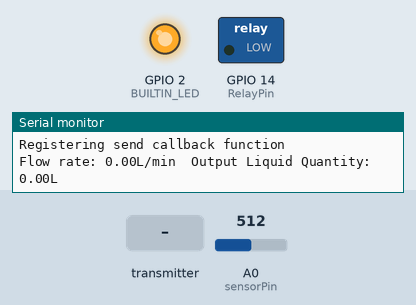
Recording of a sketch running on a simulated ESP8266 (NodeMCU). Parts: switched loads named in the sketch (green lamp = pin HIGH), output pins drawn as LEDs (lit = HIGH, except the on-board LED, lit = LOW), the last lines printed to the serial monitor. Inputs (shaded band) come from the test bench; at power-on: A0 (sensorPin) = 512.

Above: at 1.2 s.
1.3 s: A0 (sensorPin) set to 349
4.3 s: A0 (sensorPin) set to 323
At 7.2 s:
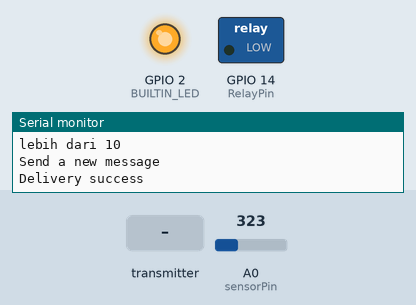
7.3 s: the transmitter starts sending offsite1 = 0
At 10.2 s:
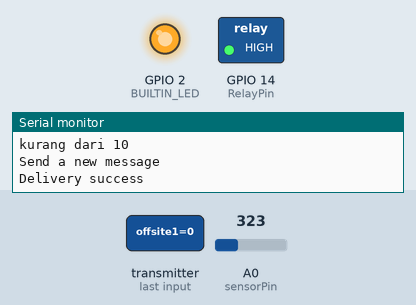
10.3 s: the transmitter starts sending offsite7 = 25
At 13.2 s:
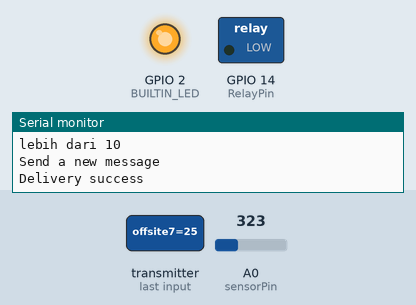
13.3 s: the transmitter starts sending offsite7 = 0
At 16.7 s:
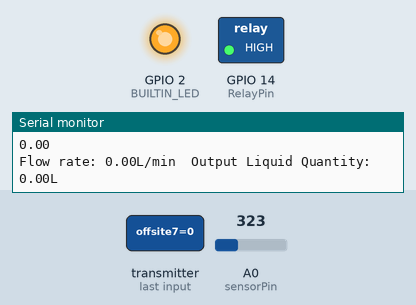
Timing chart, 0 to 17.3 s (numbered marks = the images above; inputs shaded):
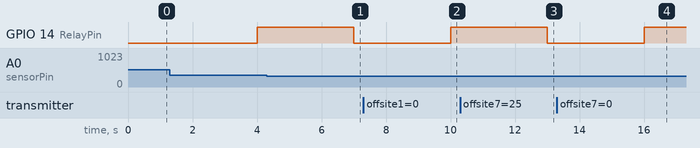

Measured:
- after the input at 4.3 s, GPIO 14 (RelayPin): HIGH → LOW after 2.7 s
- after the input at 7.3 s, GPIO 14 (RelayPin): LOW → HIGH after 2.7 s
- after the input at 10.3 s, GPIO 14 (RelayPin): HIGH → LOW after 2.7 s
- after the input at 13.3 s, GPIO 14 (RelayPin): LOW → HIGH after 2.7 s

The sketch:

KAUSTIK.ino
```cpp
/**
  ESP-NOW
  Sender developed by hanif
*/

#include <Arduino.h>
#include <ESP8266WiFi.h>
#include <espnow.h>
#include <SPI.h>
#include <Wire.h>
#include <EEPROM.h>
#include <FS.h>
//#include "DFRobot_PH.h"

#define BUILTIN_LED 2
#define SENSOR  13
#define pinlvkaustik 5
#define sensorPin A0
#define RelayPin 14
int read_value = 0;
float regresi = 0, a = 0, b = 0, c = 0;
float voltage, sensorValue, pH, phValue, phRe, temperature = 25, phb1 = 7.00, phb2 = 10.01, phv1 = 496, phv2 = 333;
float offsite1back, offsite2back, offsite3back, offsite4back, offsite5back = 1, offsite6back = 1, offsite7back = 1;

uint8_t MACmaster[] = { 0x30, 0xc6, 0xf7, 0x2f, 0xa6, 0x30 };
unsigned int readingId = 0;
int BOARD_ID = 3;//BOARD ID>>>>>>>>>>>>
typedef struct epal { // data isinya PH debit dan status dosing
  int id;
  float ph1;
  int valve1;
  int valve1a;
  float flow1;

  float do2;
  float suhu2;

  int dosing3;
  float ph3;
  float flow3;

  int dosing4;
  float ph4;

  int dosing5;
  int dosing5a;

  int level6;
  int level7;
  int level8;
  int level9;
} epal;
epal myepal;

typedef struct feedbackepal { // data isinya PH debit dan status dosing
  float offsite1;
  float offsite2;
  float offsite3;
  float offsite4;
  float offsite5;
  float offsite6;
  float offsite7;
} feedbackepal;
feedbackepal myfeedbackepal;

long currentMillis = 0;
long previousMillis = 0;
long previousMillis2 = 0;
long previousMillis3 = 0;
int interval = 1000;
int Liquid_levelka;
boolean ledState = LOW;
float calibrationFactor = 4.5;
volatile int pulseCount;
//byte sensorInterrupt = 13; // GPIO13
byte pulse1Sec = 0;
float flowRate;
unsigned long flowMilliLitres;
unsigned int totalMilliLitres;
float flowLitres;
float totalLitres;
float totalflowfloat;
String totalflow;
int h;

void onSent(uint8_t *mac1, uint8_t sendStatus) {
  int i;
  if (sendStatus == 0) {
    Serial.println("Delivery success");
    digitalWrite(BUILTIN_LED, LOW);
    i = 0;
  }
  else {
    Serial.println("Delivery fail");
    digitalWrite(BUILTIN_LED, HIGH);
  }
}
void OnRecv(uint8_t * mac, uint8_t *data_feedbackepal, uint8_t len) {
  memcpy(&myfeedbackepal, data_feedbackepal , sizeof(myfeedbackepal));
  Serial.print("Bytes received: ");
  Serial.println(len);
  offsite1back = myfeedbackepal.offsite1;//ph1
  offsite2back = myfeedbackepal.offsite2;//flow1
  offsite3back = myfeedbackepal.offsite3;//do2
  offsite4back = myfeedbackepal.offsite4;//suhu2
  offsite5back = myfeedbackepal.offsite5;//ph3
  offsite6back = myfeedbackepal.offsite6;//flow3
  offsite7back = myfeedbackepal.offsite7;//ph4
  Serial.println(offsite1back);
  Serial.println(offsite2back);
  Serial.println(offsite3back);
  Serial.println(offsite4back);
  Serial.println(offsite5back);
  Serial.println(offsite6back);
  Serial.println(offsite7back);
}

// void IRAM_ATTR pulseCounter()
// {
//   pulseCount++;
// }

void setup() {
  Serial.begin(115200);
  // if (!SPIFFS.begin()) {
  //   Serial.println("An Error has occurred while mounting SPIFFS");
  //   return;
  // } else {
  //   Serial.println("SPIFFS oke");
  // }
  WiFi.mode(WIFI_STA);
  // Get Mac Add
  Serial.print("Mac Address: ");
  Serial.print(WiFi.macAddress());
  Serial.println("ESP-Now Sender");

  // Initializing the ESP-NOW
  if (esp_now_init() != 0) {
    Serial.println("Problem during ESP-NOW init");
    return;
  }
  delay(1); // This delay seems to make it work more reliably???
  pinMode(BUILTIN_LED, OUTPUT);
  pinMode(SENSOR, INPUT);
  pinMode(RelayPin, OUTPUT);
  pulseCount = 0;
  flowRate = 0.0;
  flowLitres = 0;
  //totalflowfloat = 0;
  //totalflowfloat = readFile(SPIFFS, "/nilaiflow.txt").toFloat();;
  delay(10);
  Serial.print("TOTAL FLOW =");
  Serial.println(totalflow);
  previousMillis = 0;
  esp_now_set_self_role(ESP_NOW_ROLE_COMBO);
  Serial.println("Registering a peer");
  esp_now_add_peer(MACmaster, ESP_NOW_ROLE_COMBO, 1, NULL, 0);
  Serial.println("Registering send callback function");
  esp_now_register_send_cb(onSent);
  esp_now_register_recv_cb(OnRecv);
  //attachInterrupt(digitalPinToInterrupt(SENSOR), pulseCounter, FALLING);
}

void loop() {
  currentMillis = millis();
  if (currentMillis - previousMillis > 1000) {
    pulse1Sec = pulseCount;
    pulseCount = 0;
    flowRate = ((1000.0 / (millis() - previousMillis)) * pulse1Sec) / calibrationFactor;
    previousMillis = millis();
    flowLitres = (flowRate / 60);
    totalflowfloat += flowLitres;
    totalflow = String(totalflowfloat);
    totalLitres = totalflowfloat / offsite6back;
    // Print the flow rate for this second in litres / minute
    Serial.print("Flow rate: ");
    Serial.print(float(flowRate));  // Print the integer part of the variable
    Serial.print("L/min");
    Serial.print("\t");       // Print tab space
    // Print the cumulative total of litres flowed since starting
    Serial.print("Output Liquid Quantity: ");
    Serial.print(totalflow);
    Serial.println("L");
  }

  if (currentMillis - previousMillis2 >= 60000) {
    //writeFile(SPIFFS, "/nilaiflow.txt", totalflow.c_str());
    previousMillis2 = currentMillis;
    delay(500);
  }
  if (currentMillis - previousMillis3 >= 3000) {
    previousMillis3 = currentMillis;
    //Liquid_levelka = digitalRead(pinlvkaustik);
    Get_pH();
    myepal.id = BOARD_ID;
    myepal.ph1 = 0;
    myepal.valve1 = 0;
    myepal.valve1a = 0;
    myepal.flow1 = 0;
    myepal.do2 = 0;
    myepal.suhu2 = 0;
    myepal.dosing3 = h;
    myepal.ph3 = pH;
    myepal.flow3 = totalLitres;
    myepal.dosing4 = 0;
    myepal.ph4 = 0;
    myepal.dosing5 = 0;
    myepal.dosing5a = 0;
    myepal.level6 = 0;
    //myepal.level7 = Liquid_levelka;
    myepal.level7 = 0;
    myepal.level8 = 0;
    myepal.level9 = 0;
    Serial.println("Send a new message");
    esp_now_send(MACmaster, (uint8_t *) &myepal, sizeof(myepal));
    delay(500);
  }
}

void Get_pH()
{
  int currentValue = 0;
  for (int i = 0; i < 10; i++)
  {
    currentValue += analogRead(sensorPin);
    delay(100);
  }
  sensorValue = (currentValue / 10);
  float m = (phb2 - phb1) / (phv2 - phv1);
  Serial.println(m);
  float c = phb2 - (m * phv2);
  Serial.println(c);
  pH = ((m * sensorValue) + c) * offsite7back;
  Serial.print("v:");
  Serial.println(sensorValue);
  Serial.println(pH);

  if (pH > 10) {
    digitalWrite(RelayPin, LOW);
    Serial.println("lebih dari 10");
    h = 0;
  }
  else {
    digitalWrite(RelayPin, HIGH);
    Serial.println("kurang dari 10");
    h = 1;
  }
}
String readFile(fs::FS & fs, const char * path) {
  Serial.printf("Reading file: %s\r\n", path);
  File file = fs.open(path, "r");
  if (!file || file.isDirectory()) {
    Serial.println("- empty file or failed to open file");
    return String();
  }
  Serial.println("- read from file:");
  String fileContent;
  while (file.available()) {
    fileContent += String((char)file.read());
  }
  Serial.println(fileContent);
  return fileContent;
  file.close();
}

void writeFile(fs::FS & fs, const char * path, const char * message) {
  Serial.printf("Writing file: %s\r\n", path);
  File file = fs.open(path, "w");
  if (!file) {
    Serial.println("- failed to open file for writing");
    return;
  }
  if (file.print(message)) {
    Serial.println("- file written");
  } else {
    Serial.println("- write failed");
  }
  file.close();
}
```
